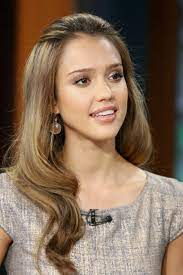
#> input picture resources/jessicaAlba.jpeg, 183 x 275 px, found by its file name
$ python chapter3.py
#> lines starting #> are read from the running program, lines starting #| are printed output that depends on the picture
import cv2

img = cv2.imread("/Users/monika/PycharmProjects/openCVTutorial/resources/jessicaAlba.jpeg")
#> img is the input picture: shape (275, 183, 3); mean B, G, R 85.5, 105.2, 128.3

print("orig image shape :",img.shape)
#| orig image shape : (275, 183, 3)

imgResized = cv2.resize(img ,(100,75))
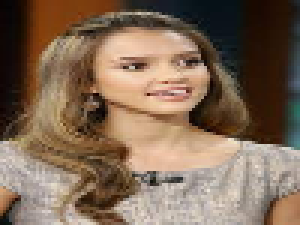
#> imgResized: shape (75, 100, 3) (shown 3 times larger); mean B, G, R 85.5, 105.1, 128.2

imgCropped = img[0:100 ,100:200 ]
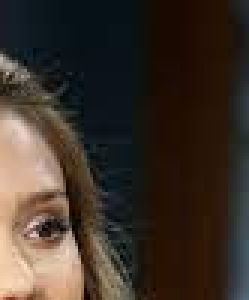
#> imgCropped: shape (100, 83, 3) (shown 3 times larger); mean B, G, R 41.6, 50.3, 61.4

print("resized img shape :",imgResized.shape)
#| resized img shape : (75, 100, 3)
print("cropped img shape :",imgCropped.shape)
#| cropped img shape : (100, 83, 3)

cv2.imshow("orig img" , img)
cv2.imshow("resized img ", imgResized)
cv2.imshow("cropped img ", imgCropped)
cv2.waitKey(0)

$ run again, with resources/3cards.jpeg copied over resources/jessicaAlba.jpeg
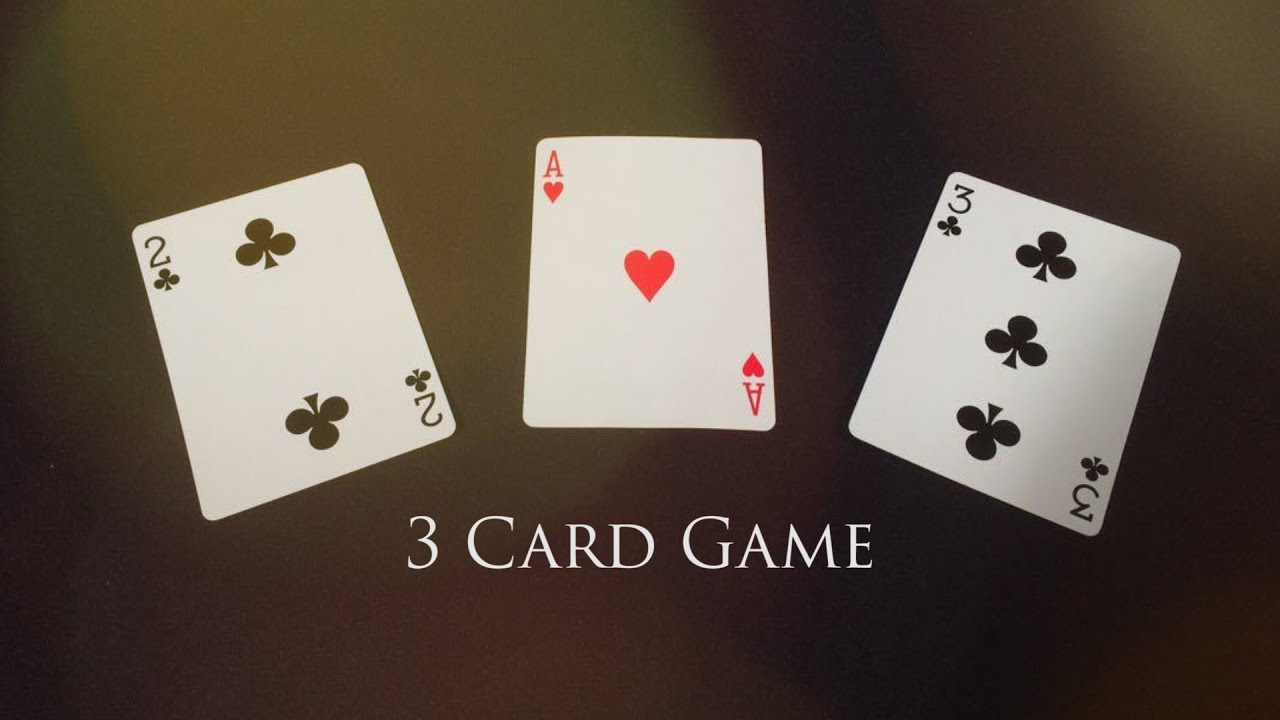
#> input picture resources/3cards.jpeg, 1280 x 720 px, found by its file name
#> img is the input picture: shape (720, 1280, 3); mean B, G, R 69.7, 80.2, 92.9
#| orig image shape : (720, 1280, 3)
#> `imgResized = cv2.resize(img ,(100,75))`:
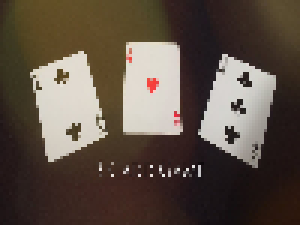
#> imgResized: shape (75, 100, 3) (shown 3 times larger); mean B, G, R 69.4, 80, 92.7
#> `imgCropped = img[0:100 ,100:200 ]`:
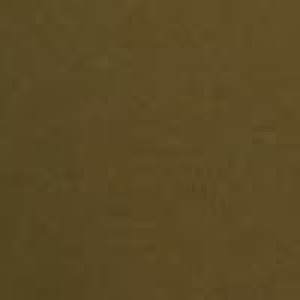
#> imgCropped: shape (100, 100, 3) (shown 3 times larger); mean B, G, R 36.7, 74.2, 91.7
#| resized img shape : (75, 100, 3)
#| cropped img shape : (100, 100, 3)
